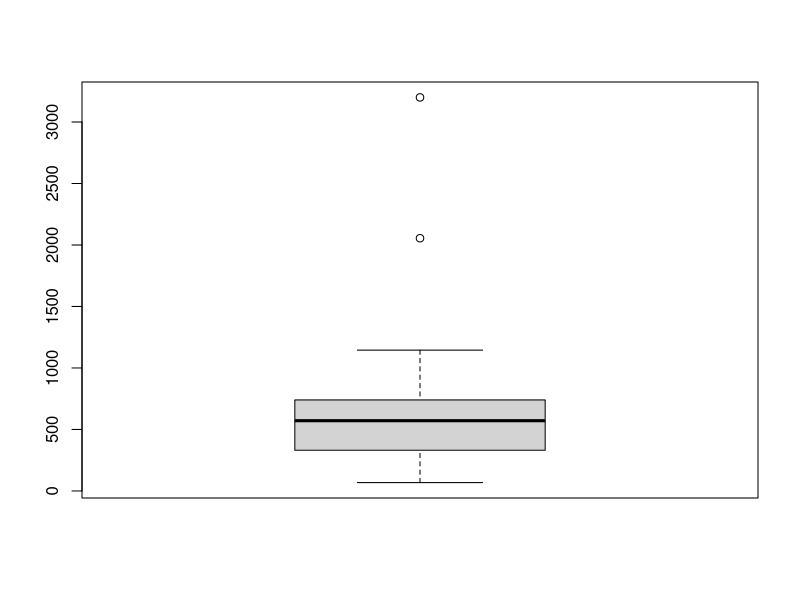
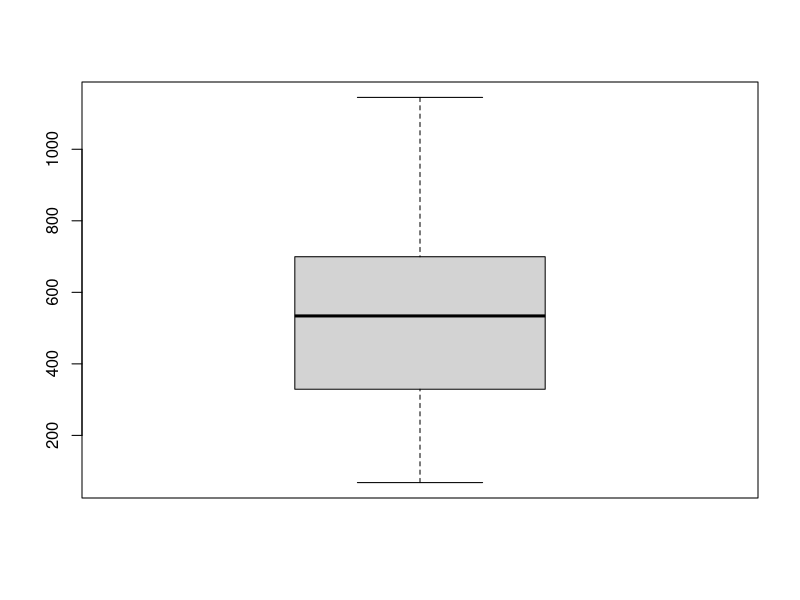

These charts were generated, in order, by the following R code:
## ---- chunk 1
x = c(684, 390, 331, 471, 260, 279, 252, 68, 2055, 1145, 879, 93, 119, 1124, 553, 327, 652, 954, 590, 620, 3200, 594, 450, 515, 890, 452, 680, 480, 740, 715)
mean(x)
median(x)
sd(x)
var(x)
quantile(x)
## ---- chunk 2
boxplot(x)
## ---- chunk 3
new_x = c(684, 390, 331, 471, 260, 279, 252, 68, 1145, 879, 93, 119, 1124, 553, 327, 652, 954, 590, 620, 594, 450, 515, 890, 452, 680, 480, 740, 715)
boxplot(new_x)
## ---- chunk 4
score <- c(21, 27, 32, 41, 41, 42, 43, 44, 44, 45, 52, 52, 53, 54, 56, 56, 57, 58, 59, 59, 59, 61, 62, 62,62,63,63,63,63,63,63,64,64,64,65,65,67,68,68,69,71,75,76,76,77,78,79,84,87,88,89,92,98)
freq <- table(score)
print(freq)
mode <- as.numeric(names(which.max(freq)))
print(mode);median(score)
## ---- chunk 5
quantile(score, probs = c(0.25, 0.75))
## ---- chunk 6
print(sprintf("%.1f%%", mean(score <= 40) * 100))
print(sprintf("%.1f%%", mean(score >= 70) * 100))

## ---- chunk 7
# 부서별 인원 수
n <- c(20, 45, 30, 50, 15)

# 부서별 평균 점수
avg <- c(79, 80, 75, 85, 90)

# 전체 직원 평균 점수 (가중평균)
overall_mean <- weighted.mean(avg, n)

overall_mean
